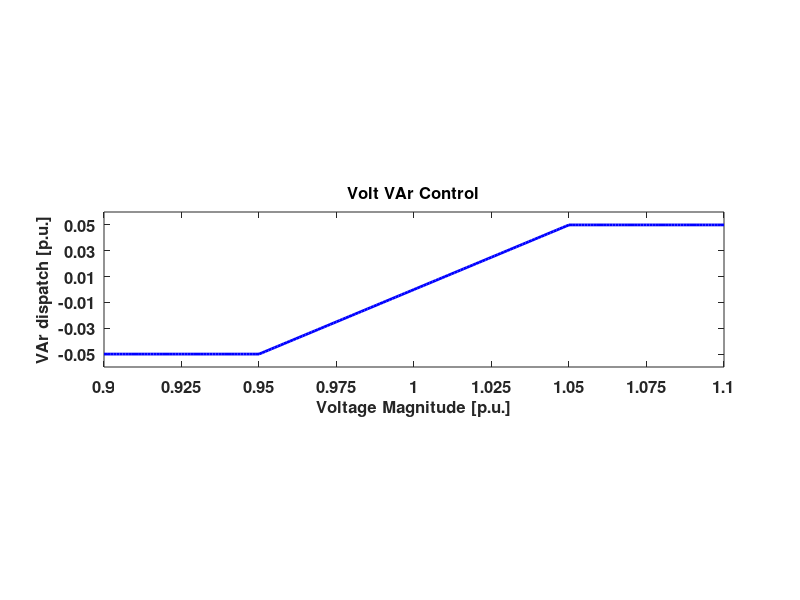

MATLAB code to generate this figure:
clc, clear, close all

%%

Vmag = 0.9:0.001:1.1;
E = Vmag.^2;

V1 = 0.95;
V2 = 1.05;

qmin = -0.05;
qmax = 0.05;

for k1 = 1:length(Vmag)
   if Vmag(k1) <= V1
       VVC(k1) = qmin;
   elseif Vmag(k1) >= V1 && Vmag(k1) <= V2
       VVC(k1) = (qmax - qmin)/(V2 - V1)*(Vmag(k1) - V1) + qmin;
   elseif Vmag(k1) >= V2
       VVC(k1) = qmax;
   end
   if E(k1) <= V1^2
       VVC2(k1) = qmin
   elseif E(k1) >= V1^2 && E(k1) <= V2^2
       VVC2(k1) = (qmax - qmin)/(V2 - V1)*((1 + E(k1))/2 - V1) + qmin;
   elseif E(k1) >= V2^2
       VVC2(k1) = qmax;
   end
end

figure, box on, hold on
plot(Vmag,VVC,'b-','LineWidth',2)
% plot(Vmag,VVC2,'g-','LineWidth',2)
set(gca,'XTick',0.9:0.025:1.1,'YTick',qmin:(qmax-qmin)/5:qmax,'Fontsize',12,'FontWeight','bold')
title('Volt VAr Control','Fontsize',12,'FontWeight','bold')
% xlabel('Substation power \Sigma_{\phi \in \{a,b,c\}} |S_{\infty, 650}^{\phi}| [p.u.]','Fontsize',12,'FontWeight','bold')
xlabel('Voltage Magnitude [p.u.]','Fontsize',12,'FontWeight','bold')
ylabel('VAr dispatch [p.u.]','Fontsize',12,'FontWeight','bold')
axis([0.9 1.1 -0.06 0.06])
pbaspect([1 0.25 1])
print('-f1','-depsc',['~/Desktop/temp/VVCplot.eps'])